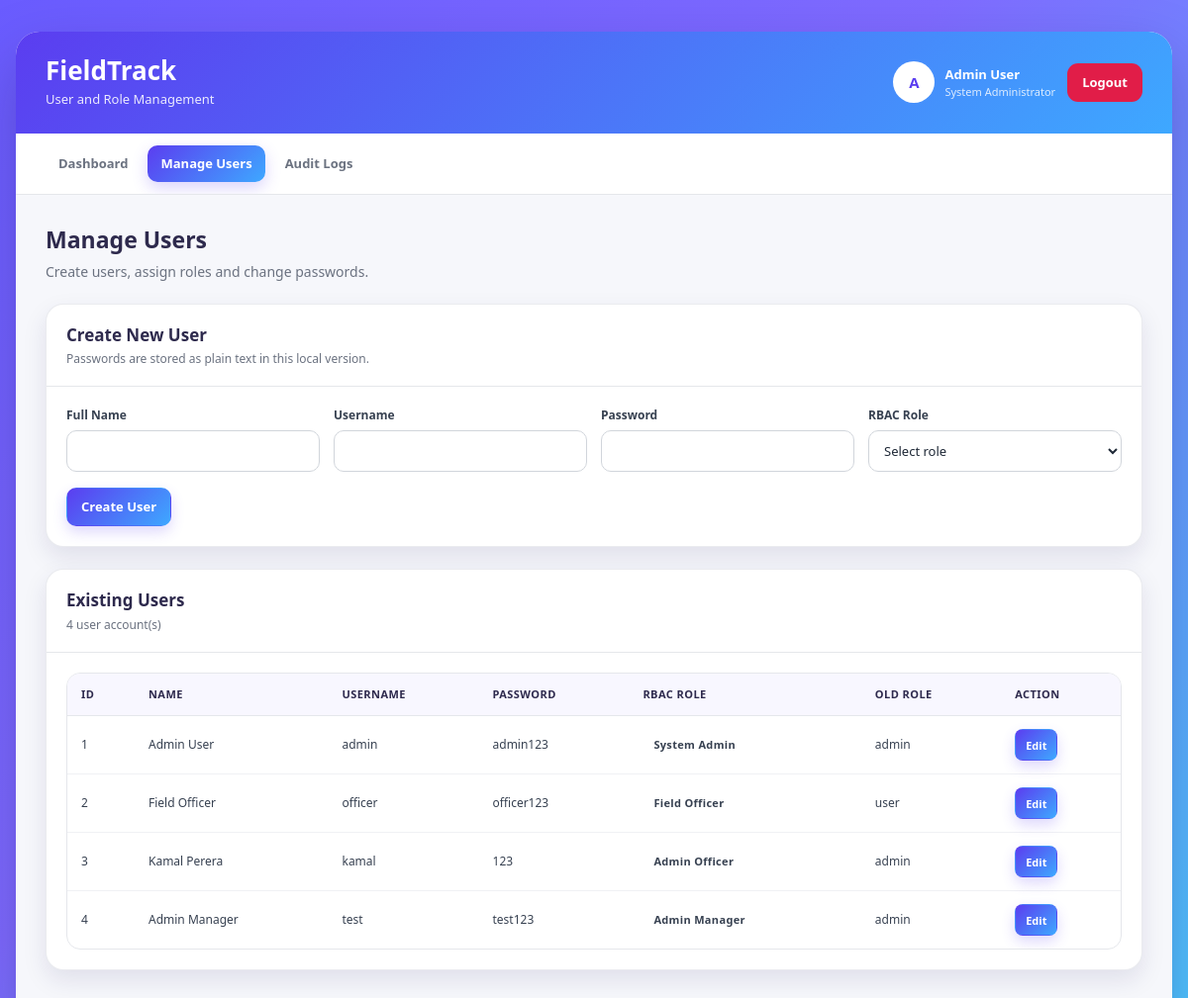
The page /manage_users.php (signed in) on the database its author committed.
### tables this page shows
CREATE TABLE IF NOT EXISTS users (
    id INT AUTO_INCREMENT PRIMARY KEY,
    name VARCHAR(100) NOT NULL,
    username VARCHAR(100) NOT NULL UNIQUE,
    password VARCHAR(255) NOT NULL,
    role ENUM('admin', 'user') NOT NULL DEFAULT 'user'
);

CREATE TABLE IF NOT EXISTS roles (
    id INT AUTO_INCREMENT PRIMARY KEY,
    role_name VARCHAR(50) NOT NULL UNIQUE,
    description VARCHAR(255) DEFAULT NULL,
    created_at DATETIME NOT NULL DEFAULT CURRENT_TIMESTAMP
);

### manage_users.php (the view, shortened to what the rows shown need)
<?php
require_once 'db.php';
function escapeValue(mixed $value): string
{
    return htmlspecialchars(
        (string) $value,
        ENT_QUOTES,
        'UTF-8'
    );
}
$users = [];
$userQuery = "
    SELECT
        users.id,
        users.name,
        users.username,
        users.password,
        users.role AS legacy_role,
        roles.id AS role_id,
        roles.role_name
    FROM users
    LEFT JOIN user_roles
        ON user_roles.user_id = users.id
    LEFT JOIN roles
        ON roles.id = user_roles.role_id
    ORDER BY users.id
";
$userResult = mysqli_query(
    $conn,
    $userQuery
);
if ($userResult) {
    while (
        $userRow =
        mysqli_fetch_assoc($userResult)
    ) {
        $users[] = $userRow;
    }
}
?>
<!DOCTYPE html>
<html lang="en">
<head>
    <link
        rel="stylesheet"
        href="admin_style.css"
    >
</head>
<body>
<div class="admin-page">
    <div class="admin-shell">
        <header class="admin-header">
            <div class="admin-header-left">
                <h1>FieldTrack</h1>
            </div>
        </header>
        <main class="admin-content">
            <div class="page-heading">
                <div>
                    <h2>Manage Users</h2>
                </div>
            </div>
            <section class="panel">
                <div class="panel-body">
                    <div class="table-responsive">
                        <table class="admin-table">
                            <thead>
                                <tr>
                                    <th>ID</th>
                                    <th>Name</th>
                                    <th>Username</th>
                                    <th>Password</th>
                                    <th>RBAC Role</th>
                                    <th>Old Role</th>
                                    <th>Action</th>
                                </tr>
                            </thead>
                            <tbody>
                            <?php if (empty($users)): ?>
                                <tr>
                                    <td
                                        colspan="7"
                                        class="text-center"
                                    >
                                        No users found.
                                    </td>
                                </tr>
                            <?php else: ?>
                                <?php foreach ($users as $user): ?>
                                    <tr>
                                        <td>
                                            <?= (int) $user['id'] ?>
                                        </td>
                                        <td>
                                            <?= escapeValue(
                                                $user['name']
                                            ) ?>
                                        </td>
                                        <td>
                                            <?= escapeValue(
                                                $user['username']
                                            ) ?>
                                        </td>
                                        <td>
                                            <?= escapeValue(
                                                $user['password']
                                            ) ?>
                                        </td>
                                        <td>
                                            <span class="role-badge">
                                                <?= escapeValue(
                                                    $user['role_name']
                                                        ? ucwords(
                                                            str_replace(
                                                                '_',
                                                                ' ',
                                                                $user['role_name']
                                                            )
                                                        )
                                                        : 'No role'
                                                ) ?>
                                            </span>
                                        </td>
                                        <td>
                                            <?= escapeValue(
                                                $user['legacy_role']
                                            ) ?>
                                        </td>
                                        <td>
                                            <a
                                                href="manage_users.php?edit=<?= (int) $user['id'] ?>"
                                                class="btn btn-small btn-primary"
                                            >
                                                Edit
                                            </a>
                                        </td>
                                    </tr>
                                <?php endforeach; ?>
                            <?php endif; ?>
                            </tbody>
                        </table>
                    </div>
                </div>
            </section>
        </main>
    </div>
</div>
</body>
</html>

### rows shown on the page
users: id "1", name "Admin User", username "admin", password "admin123", roles.role_name "System Admin", role "admin"
users: id "2", name "Field Officer", username "officer", password "officer123", roles.role_name "Field Officer", role "user"
users: id "3", name "Kamal Perera", username "kamal", password "123", roles.role_name "Admin Officer", role "admin"
users: id "4", name "Admin Manager", username "test", password "test123", roles.role_name "Admin Manager", role "admin"

### other values the page prints
count($users) "4"
